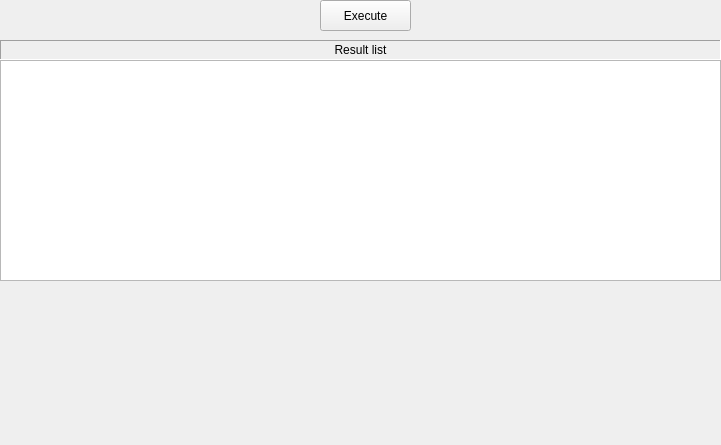
     <widget class="QWidget" name="page_16">
      <property name="geometry">
       <rect>
        <x>0</x>
        <y>0</y>
        <width>721</width>
        <height>445</height>
       </rect>
      </property>
      <attribute name="label">
       <string>ChildSelectPrev</string>
      </attribute>
      <widget class="QTextEdit" name="textEditChildSelectPrevXMLResultStr">
       <property name="geometry">
        <rect>
         <x>0</x>
         <y>60</y>
         <width>721</width>
         <height>221</height>
        </rect>
       </property>
      </widget>
      <widget class="QLabel" name="label_37">
       <property name="geometry">
        <rect>
         <x>0</x>
         <y>40</y>
         <width>721</width>
         <height>20</height>
        </rect>
       </property>
       <property name="frameShape">
        <enum>QFrame::Panel</enum>
       </property>
       <property name="frameShadow">
        <enum>QFrame::Sunken</enum>
       </property>
       <property name="text">
        <string>Result list</string>
       </property>
       <property name="alignment">
        <set>Qt::AlignCenter</set>
       </property>
      </widget>
      <widget class="QPushButton" name="pushButtonExecuteChildSelectPrevXML">
       <property name="geometry">
        <rect>
         <x>320</x>
         <y>0</y>
         <width>91</width>
         <height>31</height>
        </rect>
       </property>
       <property name="text">
        <string>Execute</string>
       </property>
      </widget>
     </widget>
